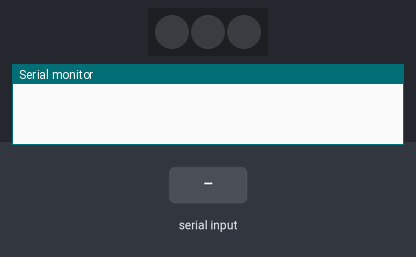
A sketch run on a simulated Arduino Uno, built with avr-gcc and run on an emulated ATmega328P. On the bench: 3 RGB LEDs in strip order, left to right, the last lines printed to the serial monitor. Inputs (shaded band) come from the test bench.

Above: at 1.2 s.
1.3 s: "30,150\n" received over Serial
At 2.7 s:
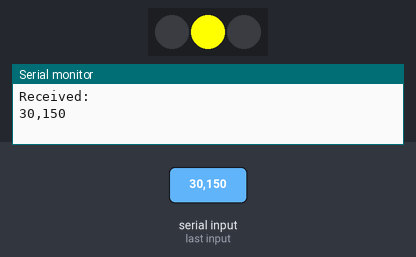
3.5 s: "1\n" received over Serial
At 3.8 s:
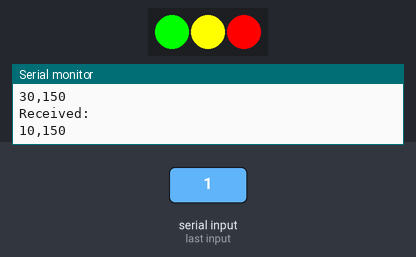
5.0 s: "200\n" received over Serial
At 6.2 s:
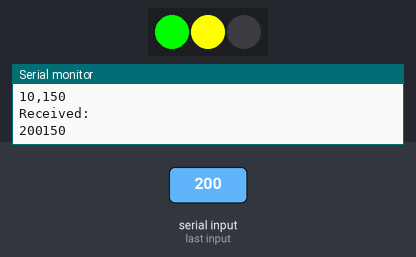
Timing chart, 0 to 8.0 s (numbered marks = the images above; inputs shaded):
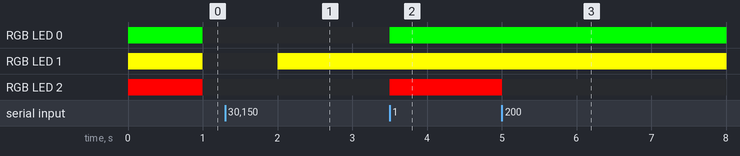

The sketch:

trafficlight.ino
```cpp
#include <Adafruit_NeoPixel.h>

#define PIN 6

Adafruit_NeoPixel strip = Adafruit_NeoPixel(3, PIN, NEO_GRB + NEO_KHZ800);
int dataSize = 7;
char sentData[7];
int sentNumbers[7];
unsigned long time = millis();
unsigned long timeout = 1800000;

void setup() {
  Serial.begin(9600);
  strip.begin();
  strip.show(); // Initialize all pixels to 'off'
}

void loop() {
  while (not Serial.available()) {
    if(sentNumbers[0] == 1) {
      allOn();
    }else {
      if(sentNumbers[1] == 1) {
        allOff();
      }
      if(sentNumbers[2] == 1) {
        setRed(255);
      }
      if(sentNumbers[2] == 0) {
        setRed(0);
      }
      if(sentNumbers[3] == 1) {
        setYellow(255);
      }
      if(sentNumbers[3] == 0) {
        setYellow(0);
      }
      if(sentNumbers[4] == 1) {
        setGreen(255);
      }
      if(sentNumbers[4] == 0) {
        setGreen(0);
      }
      if(sentNumbers[5] == 1) {
        upAndDown();
      }
      if(sentNumbers[6] == 1) {
        allFade(0);
      }
    }

    int arraySize = 0;
    unsigned long time_difference = millis() - time;
    for(int i=0;i<dataSize;i++) {
      arraySize += sentNumbers[i];
    }
    if(arraySize == 0) {
      allBlink();
    }else if(time_difference > timeout) {
      for(int i=0;i<dataSize;i++) {
        sentData[i] = 0;
        sentNumbers[i] = 0;
      }
    }
  }

  while (Serial.available()) {
    Serial.readBytesUntil('\n', sentData, dataSize);
    Serial.println("Received: ");
    Serial.println(sentData);
    time = millis();

    for(int i=0;i<dataSize;i++) {
      sentNumbers[i] = sentData[i] - '0';
    }
  }

}


void setRed(uint8_t intensity) {
  strip.setPixelColor(2, strip.Color(intensity, 0, 0)); // Red
  strip.show();
}

void setYellow(uint8_t intensity) {
  strip.setPixelColor(1, strip.Color(intensity, intensity, 0)); // Yellow
  strip.show();
}

void setGreen(uint8_t intensity) {
  strip.setPixelColor(0, strip.Color(0, intensity, 0)); // Green
  strip.show();
}

void allOff() {
  setRed(0);
  setYellow(0);
  setGreen(0);
}

void allOn() {
  setRed(255);
  setYellow(255);
  setGreen(255);
}

void allBlink() {
  allOn();
  delay(1000);
  allOff();
  delay(1000);
}

void upAndDown() {
  allOff();
  setGreen(255);
  delay(500);
  allOff();
  setYellow(255);
  delay(500);
  allOff();
  setRed(255);
  delay(500);
  allOff();
  setYellow(255);
  delay(500);
}

void allFade(uint8_t intensity) {
  allOff();
  uint8_t start_intensity = intensity;
  uint8_t bit_switch = 1;
  for(intensity>=start_intensity; intensity += bit_switch;) {
    setRed(intensity);
    setYellow(intensity);
    setGreen(intensity);
    if (intensity == 255) bit_switch = -1;
    delay(10);
  }
}
```

Measured:
- after the input at 3.5 s, RGB LED 0: off → RGB(0, 255, 0) at once; RGB LED 2: off → RGB(255, 0, 0) at once
- after the input at 5.0 s, RGB LED 2: RGB(255, 0, 0) → off at once
